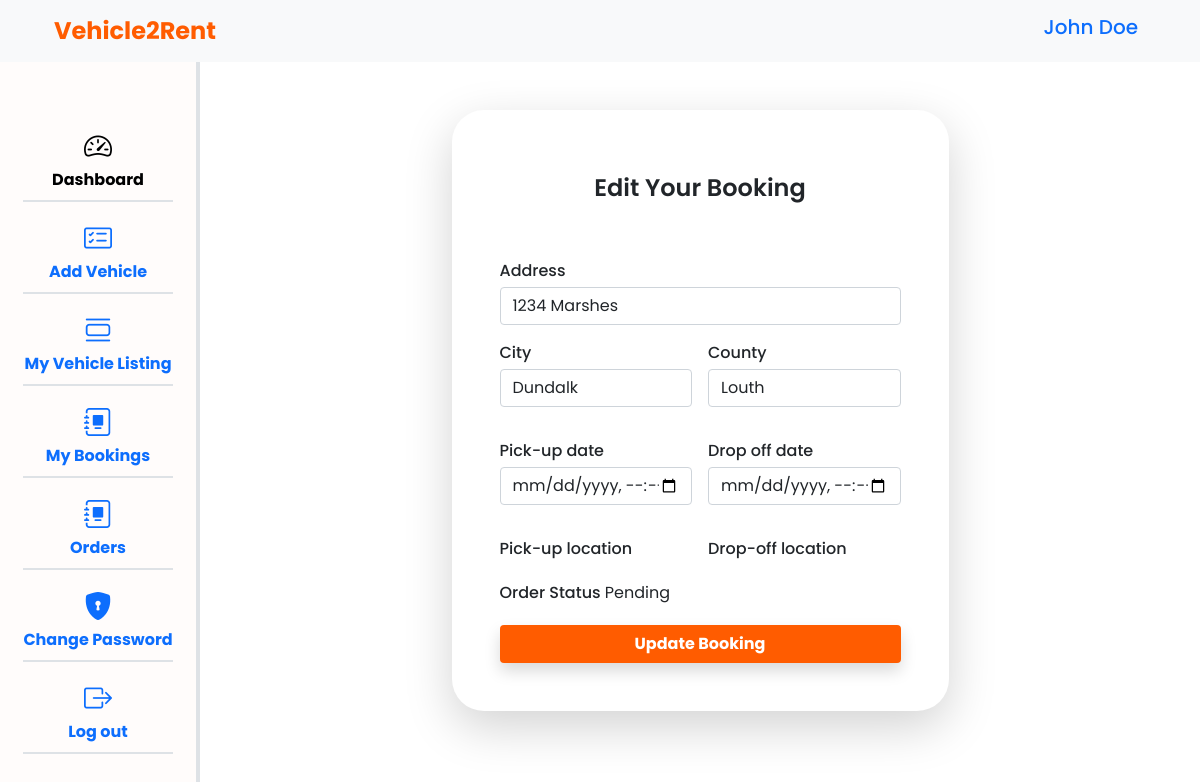
The app's page /bookings/update-booking/687dd358-45a4-482c-8f38-d64227c46447 (signed in) with its own data.
### apps/users/models.py (models this page shows, shortened)
class CustomUser(BaseModel, PermissionsMixin, AbstractBaseUser):
    first_name = models.CharField(max_length=100)
    last_name = models.CharField(max_length=100)
    email = models.EmailField(unique=True, max_length=100)
    gender = models.CharField(
        default="male", choices=choices.GENDER, max_length=10)
    phone_no = models.CharField(max_length=50, blank=True)
    document_type = models.CharField(
        max_length=100, choices=choices.DOCUMENT_TYPES)
    document = models.FileField(upload_to="documents/", help_text=_(
        "upload a legal document that truely identifies you for verification."),
        blank=True, null=True)
    profile_picture = models.ImageField(
        upload_to="profile picture/", default="images/dummy.png")
    personal_description = models.TextField(
        max_length=500, blank=True, null=True)
    is_active = models.BooleanField(default=True)
    is_staff = models.BooleanField(default=False)
    is_superuser = models.BooleanField(default=False)
    objects = CustomUserManager()
    USERNAME_FIELD = 'email'
    REQUIRED_FIELDS = ['first_name', 'last_name']
    class Meta:
        verbose_name = "User"
        verbose_name_plural = "Users"
    def get_full_name(self):
        return f"{self.first_name.capitalize()} {self.last_name.capitalize()}"

### apps/bookings/models.py (models this page shows, shortened)
class Booking(BaseModel):
    vehicle = models.ForeignKey(Vehicle, on_delete=models.CASCADE, related_name="booking")
    renter = models.ForeignKey(CustomUser, on_delete=models.SET_NULL, null=True, blank=True)
    renter_driver_license = models.FileField(blank=True, null=True)
    start_date = models.DateTimeField()
    end_date = models.DateTimeField()
    address = models.CharField(max_length=250, blank=True, null=True)
    city = models.CharField(max_length=100, blank=True, null=True)
    county = models.CharField(max_length=100, blank=True, null=True)
    total_price = models.DecimalField(max_digits=10, decimal_places=2)
    total_hours = models.CharField(max_length=50, blank=True, null=True)
    pickup_location = models.CharField(max_length=150, blank=True, null=True)
    dropoff_location = models.CharField(max_length=150, blank=True, null=True)
    status = models.CharField(max_length=100, choices=choices.BOOKING_APPROVAL, default="Pending")
    class Meta:
        verbose_name = "Booking"
        verbose_name_plural = "Bookings"

### apps/bookings/views.py (the view, shortened to what this page needs)
class UpdateBookingView(LoginRequiredMixin, generic.UpdateView):
    queryset = Booking.objects.all()
    form_class = UpdateBookingForm
    template_name = "bookings/edit_booking.html"
    context_object_name = "booking"
    pk_url_kwarg = "id"
    success_url = reverse_lazy("booking_list")

### apps/bookings/forms.py
class UpdateBookingForm(forms.ModelForm):
    start_date = forms.DateField(
        widget=forms.DateInput(attrs=dict(type='datetime-local')))
    end_date = forms.DateField(
        widget=forms.DateInput(attrs=dict(type='datetime-local')))
    class Meta:
        model = Booking
        fields = ['address', 'city', 'county', 'start_date', 'end_date']
    def __init__(self, *args, **kwargs):
        super(UpdateBookingForm, self).__init__(*args, **kwargs)
        self.fields['address'].widget.attrs.update(
            {"class": "form-control mb-3"})
        self.fields['city'].widget.attrs.update({"class": "form-control mb-3"})
        self.fields['county'].widget.attrs.update(
            {"class": "form-control mb-3"})
        self.fields['start_date'].widget.attrs.update(
            {"class": "form-control mb-3"})
        self.fields['end_date'].widget.attrs.update(
            {"class": "form-control mb-3"})

### apps/bookings/templates/bookings/edit_booking.html (shortened to what this page needs)
{% extends "dashboard.html" %}
{% block content %}
<main>
  <div class="container-sm">
    <div class="d-grid col-12 col-md-7 mx-auto py-5">
      <div class="bg-white rounded-5 shadow-lg py-5 px-5">
        <h4 class="fw-semibold text-center pt-3 pb-5">Edit Your Booking</h4>
        <form action="" method="post">
          <div class="mb-3">
            <label for="address" class="form-label mb-1 fw-medium">Address</label>
            {{ form.address }}
          </div>
          <div class="row row-cols-1 row-cols-md-2 g-3 mb-3">
            <div class="">
              <label for="city" class="form-label mb-1 fw-medium">City</label>
             {{ form.city }}
            </div>
            <div class="">
              <label for="county" class="form-label mb-1 fw-medium">County</label>
              {{ form.county }}
            </div>
          </div>
          <div class="row row-cols-1 row-cols-md-2 g-3 mb-3">
            <div class="">
              <label for="pickUp" class="form-label mb-1 fw-medium">Pick-up date</label>
              {{ form.start_date }}
            </div>
            <div class="">
              <label for="dropOff" class="form-label mb-1 fw-medium">Drop off date</label>
              {{ form.end_date }}
            </div>
          </div>
          <div class="row row-cols-1 row-cols-md-2 g-3 mb-3">
            <div class="">
              <label for="pickUpLocation" class="form-label mb-1 fw-medium">Pick-up location</label>
            </div>
            <div class="">
              <label for="dropOffLocation" class="form-label mb-1 fw-medium">Drop-off location</label>
            </div>
          </div>
          <div class="mb-3">
            <label for="address" class="form-label mb-1 fw-medium">Order Status</label>
            {{ booking.status }}
          </div>
          <button type="submit" class="justify-content-center btn w-100 mt-3 d-flex gap-2 align-items-center fw-bolder shadow custom-btn">
            <span class="text-white">Update Booking</span>
          </button>
        </form>
      </div>
    </div>
  </div>
</main>
{% endblock content %}

### templates/dashboard.html (shortened to what this page needs)
{% load static %}
<!DOCTYPE html>
<html lang="en">
<head>
    <link rel="stylesheet" href="https://cdn.jsdelivr.net/npm/bootstrap-icons@1.11.3/font/bootstrap-icons.min.css" />
    <link href="https://cdn.jsdelivr.net/npm/bootstrap@5.3.3/dist/css/bootstrap.min.css" rel="stylesheet"/>
    <link rel="stylesheet" href="{% static "./bootstrap/css/bootstrap.min.css" %}" />
    <link rel="stylesheet" href="{% static "./css/index.css" %}"/>
    <link rel="stylesheet" href="{% static "./css/dashboard.css" %}"/>
</head>
<body class="border-3">
  <header>
    <nav class="navbar navbar-expand-lg bg-body-tertiary">
      <div class="container-sm">
        <div class="collapse navbar-collapse" id="navbarSupportedContent">
          <a class="navbar-brand d-none d-lg-block fw-bold fs-4 me-auto" href="{% url "home" %}">Vehicle2Rent</a>
          <ul class="navbar-nav mb-2 fw-medium fs-5 mb-lg-0">
            <li class="nav-item">
              <a class="nav-link">{{ user.get_full_name }}</a>
            </li>
          </ul>
        </div>
      </div>
    </nav>
  </header>
  <main class="d-flex">
    <aside class="col-2 border-end border-4 position-fixed z-2 d-none d-md-block">
      <div class="overflow-y-auto h-100">
        <nav class="nav flex-column align-items-center justify-content-center">
          <ul class="navbar-nav text-black my-5">
            <li class="nav-item fw-bold border-2 border-bottom pt-3">
              <a class="nav-link active d-flex flex-column align-items-center justify-content-center"
                aria-current="page" href="{% url "user_profile" %}">
                <div>
                  <i class="bi bi-speedometer2 fs-3"></i>
                </div>
                <span> Dashboard </span>
              </a>
            </li>
            <li class="nav-item fw-bold border-2 border-bottom pt-3">
              <a class="nav-link d-flex flex-column align-items-center justify-content-center"
                href="{% url "add_vehicle" %}">
                <div>
                  <i class="bi bi-card-checklist fs-3"></i>
                </div>
                <span> Add Vehicle </span>
              </a>
            </li>
            <li class="nav-item fw-bold border-2 border-bottom pt-3">
              <a class="nav-link d-flex flex-column align-items-center justify-content-center" href="{% url "vehicle_list" %}">
                <div>
                  <i class="bi bi-view-list fs-3"></i>
                </div>
                <span> My Vehicle Listing </span>
              </a>
            </li>
            <li class="nav-item fw-bold border-2 border-bottom pt-3">
              <a class="nav-link d-flex flex-column align-items-center justify-content-center" href="{% url "booking_list" %}">
                <div>
                  <i class="bi bi-journal-album fs-3"></i>
                </div>
                <span>My Bookings</span>
              </a>
            </li>
             <li class="nav-item fw-bold border-2 border-bottom pt-3">
              <a class="nav-link d-flex flex-column align-items-center justify-content-center" href="{% url "order_list" %}">
                <div>
                  <i class="bi bi-journal-album fs-3"></i>
                </div>
                <span>Orders</span>
              </a>
            </li>
             <li class="nav-item fw-bold border-2 border-bottom pt-3">
              <a class="nav-link d-flex flex-column align-items-center justify-content-center"
                href="{% url "change_password" %}">
                <div>
                  <i class="bi bi-shield-lock-fill fs-3"></i>
                </div>
                <span> Change Password </span>
              </a>
            </li>
            <li class="nav-item d-flex align-items-center justify-content-center fw-bold border-2 border-bottom pt-3">
                <a href="{% url "user_logout" %}" class="nav-link d-flex flex-column align-items-center justify-content-center">
                    <div>
                    <i class="bi bi-box-arrow-right fs-3"></i>
                    </div>
                    <span> Log out </span>
                </a>
            </li>
          </ul>
        </nav>
      </div>
    </aside>
    <div class="col-2 d-none d-md-block"></div>
    <div class="col-12 col-md-9 mx-auto password">
      {% block content %}{% endblock content %}
    </div>
  </main>
</body>
</html>

### staticfiles/css/index.css (style rules this page uses)
:root { --custom-pri: #ff5c00; --white: #ffffff; }
* { margin: 0; padding: 0; box-sizing: border-box; }
body { font-family: "Poppins", sans-serif; }
main { min-height: 80vh; }
.custom-btn { background-color: var(--custom-pri); }
nav .navbar-brand { color: var(--custom-pri); }

### staticfiles/css/dashboard.css (style rules this page uses)
aside { background-color: rgba(255, 92, 0, 0.015); min-height: 100vh; }
.nav-link { padding-top: 0; }
aside { height: 100vh; padding-bottom: 40px; }

### records on screen
CustomUser: get_full_name "John Doe"
Booking: address "1234 Marshes", city "Dundalk", county "Louth", status "Pending"
